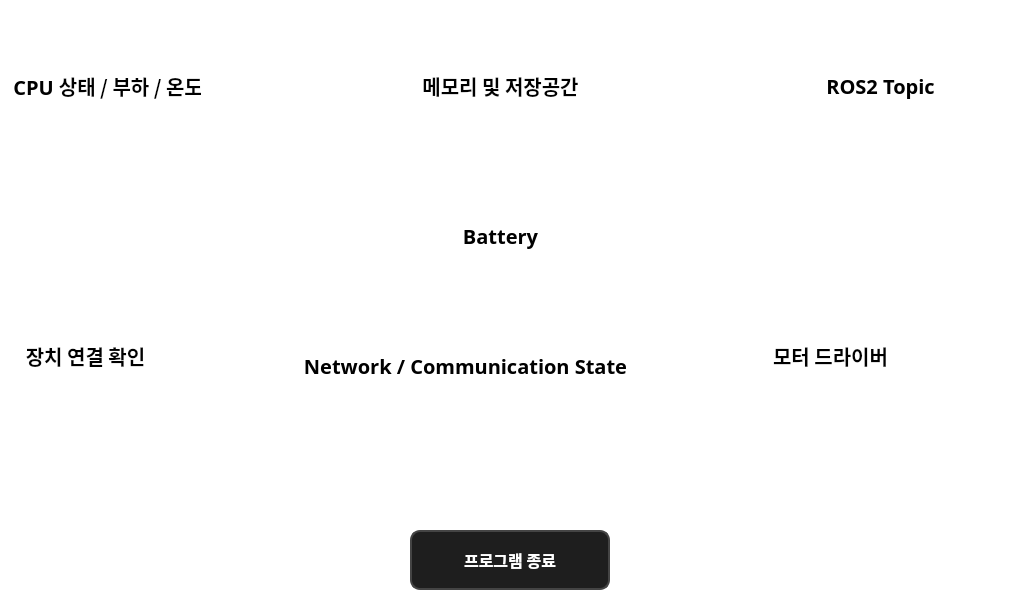
<?xml version="1.0" encoding="UTF-8"?>
<ui version="4.0">
 <class>SettingsView</class>
 <widget class="QWidget" name="SettingsView">
  <property name="geometry">
   <rect>
    <x>0</x>
    <y>0</y>
    <width>1024</width>
    <height>615</height>
   </rect>
  </property>
  <property name="windowTitle">
   <string>Dentium</string>
  </property>
  <property name="styleSheet">
   <string notr="true">background-color: #FFFFFF</string>
  </property>
  <widget class="QWidget" name="status_bar_placeholder" native="true">
   <property name="geometry">
    <rect>
     <x>0</x>
     <y>0</y>
     <width>1024</width>
     <height>60</height>
    </rect>
   </property>
   <property name="minimumSize">
    <size>
     <width>0</width>
     <height>60</height>
    </size>
   </property>
  </widget>
  <widget class="QPushButton" name="exit_button">
   <property name="geometry">
    <rect>
     <x>410</x>
     <y>530</y>
     <width>200</width>
     <height>60</height>
    </rect>
   </property>
   <property name="minimumSize">
    <size>
     <width>200</width>
     <height>60</height>
    </size>
   </property>
   <property name="maximumSize">
    <size>
     <width>200</width>
     <height>60</height>
    </size>
   </property>
   <property name="font">
    <font>
     <family>Noto Sans KR Black</family>
     <pointsize>-1</pointsize>
     <weight>62</weight>
     <bold>true</bold>
    </font>
   </property>
   <property name="styleSheet">
    <string notr="true">QPushButton {
    background-color: #1e1e1e;
    color: white;
    font-size: 16px;
    font-weight: 500;
    border-radius: 10px;
    border: 2px solid #444444;
    font-family: &quot;Noto Sans KR Black&quot;;
}

QPushButton:hover {
    background-color: #333333;
    border: 2px solid #666666;
}

QPushButton:pressed {
    background-color: #2a2a2a;
}</string>
   </property>
   <property name="text">
    <string>프로그램 종료</string>
   </property>
  </widget>
  <widget class="QLabel" name="title_label">
   <property name="geometry">
    <rect>
     <x>10</x>
     <y>70</y>
     <width>191</width>
     <height>31</height>
    </rect>
   </property>
   <property name="font">
    <font>
     <family>Noto Sans KR Black</family>
     <pointsize>-1</pointsize>
     <weight>75</weight>
     <bold>true</bold>
    </font>
   </property>
   <property name="styleSheet">
    <string notr="true">QLabel {
    color: black;
    font-size: 20px;
    font-weight: 600;
    font-family: &quot;Noto Sans KR Black&quot;;
    background-color: transparent;
}</string>
   </property>
   <property name="text">
    <string> CPU 상태 / 부하 / 온도</string>
   </property>
   <property name="alignment">
    <set>Qt::AlignCenter</set>
   </property>
  </widget>
  <widget class="QLabel" name="title_label_2">
   <property name="geometry">
    <rect>
     <x>460</x>
     <y>220</y>
     <width>81</width>
     <height>31</height>
    </rect>
   </property>
   <property name="font">
    <font>
     <family>Noto Sans KR Black</family>
     <pointsize>-1</pointsize>
     <weight>75</weight>
     <bold>true</bold>
    </font>
   </property>
   <property name="styleSheet">
    <string notr="true">QLabel {
    color: black;
    font-size: 20px;
    font-weight: 600;
    font-family: &quot;Noto Sans KR Black&quot;;
    background-color: transparent;
}</string>
   </property>
   <property name="text">
    <string>Battery</string>
   </property>
   <property name="alignment">
    <set>Qt::AlignCenter</set>
   </property>
  </widget>
  <widget class="QLabel" name="title_label_3">
   <property name="geometry">
    <rect>
     <x>300</x>
     <y>350</y>
     <width>331</width>
     <height>31</height>
    </rect>
   </property>
   <property name="font">
    <font>
     <family>Noto Sans KR Black</family>
     <pointsize>-1</pointsize>
     <weight>75</weight>
     <bold>true</bold>
    </font>
   </property>
   <property name="styleSheet">
    <string notr="true">QLabel {
    color: black;
    font-size: 20px;
    font-weight: 600;
    font-family: &quot;Noto Sans KR Black&quot;;
    background-color: transparent;
}</string>
   </property>
   <property name="text">
    <string>Network / Communication State</string>
   </property>
   <property name="alignment">
    <set>Qt::AlignCenter</set>
   </property>
  </widget>
  <widget class="QLabel" name="title_label_4">
   <property name="geometry">
    <rect>
     <x>420</x>
     <y>70</y>
     <width>161</width>
     <height>31</height>
    </rect>
   </property>
   <property name="font">
    <font>
     <family>Noto Sans KR Black</family>
     <pointsize>-1</pointsize>
     <weight>75</weight>
     <bold>true</bold>
    </font>
   </property>
   <property name="styleSheet">
    <string notr="true">QLabel {
    color: black;
    font-size: 20px;
    font-weight: 600;
    font-family: &quot;Noto Sans KR Black&quot;;
    background-color: transparent;
}</string>
   </property>
   <property name="text">
    <string>메모리 및 저장공간</string>
   </property>
   <property name="alignment">
    <set>Qt::AlignCenter</set>
   </property>
  </widget>
  <widget class="QLabel" name="title_label_5">
   <property name="geometry">
    <rect>
     <x>20</x>
     <y>340</y>
     <width>131</width>
     <height>31</height>
    </rect>
   </property>
   <property name="font">
    <font>
     <family>Noto Sans KR Black</family>
     <pointsize>-1</pointsize>
     <weight>75</weight>
     <bold>true</bold>
    </font>
   </property>
   <property name="styleSheet">
    <string notr="true">QLabel {
    color: black;
    font-size: 20px;
    font-weight: 600;
    font-family: &quot;Noto Sans KR Black&quot;;
    background-color: transparent;
}</string>
   </property>
   <property name="text">
    <string>장치 연결 확인</string>
   </property>
   <property name="alignment">
    <set>Qt::AlignCenter</set>
   </property>
  </widget>
  <widget class="QLabel" name="title_label_6">
   <property name="geometry">
    <rect>
     <x>770</x>
     <y>340</y>
     <width>121</width>
     <height>31</height>
    </rect>
   </property>
   <property name="font">
    <font>
     <family>Noto Sans KR Black</family>
     <pointsize>-1</pointsize>
     <weight>75</weight>
     <bold>true</bold>
    </font>
   </property>
   <property name="styleSheet">
    <string notr="true">QLabel {
    color: black;
    font-size: 20px;
    font-weight: 600;
    font-family: &quot;Noto Sans KR Black&quot;;
    background-color: transparent;
}</string>
   </property>
   <property name="text">
    <string>모터 드라이버</string>
   </property>
   <property name="alignment">
    <set>Qt::AlignCenter</set>
   </property>
  </widget>
  <widget class="QLabel" name="title_label_7">
   <property name="geometry">
    <rect>
     <x>820</x>
     <y>70</y>
     <width>121</width>
     <height>31</height>
    </rect>
   </property>
   <property name="font">
    <font>
     <family>Noto Sans KR Black</family>
     <pointsize>-1</pointsize>
     <weight>75</weight>
     <bold>true</bold>
    </font>
   </property>
   <property name="styleSheet">
    <string notr="true">QLabel {
    color: black;
    font-size: 20px;
    font-weight: 600;
    font-family: &quot;Noto Sans KR Black&quot;;
    background-color: transparent;
}</string>
   </property>
   <property name="text">
    <string>ROS2 Topic</string>
   </property>
   <property name="alignment">
    <set>Qt::AlignCenter</set>
   </property>
  </widget>
 </widget>
 <resources>
  <include location="../resources/res.qrc"/>
 </resources>
 <connections/>
</ui>
